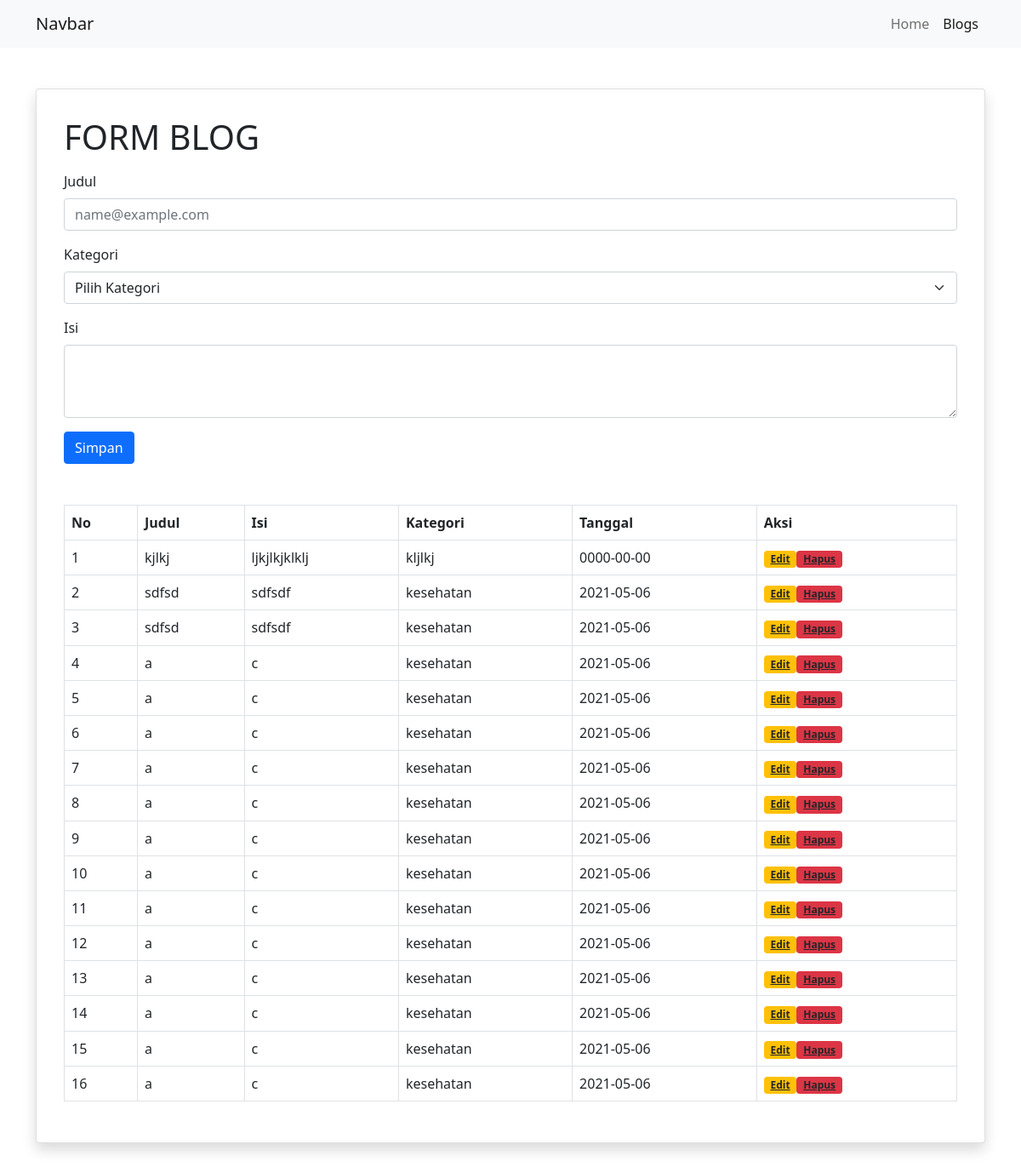
Screenshot of /blogs with the database file from the repository.
### tables this page shows
CREATE TABLE `blog` (
  `id` int(11) NOT NULL AUTO_INCREMENT,
  `judul` varchar(35) DEFAULT NULL,
  `kategori` varchar(35) DEFAULT NULL,
  `isi` text,
  `tgl_blog` date DEFAULT NULL,
  PRIMARY KEY (`id`)
);

### blogs.php (the view, shortened to what this page needs)
<div class="card shadow p-3 mb-5 bg-body rounded">
    <div class="card-body">
        <h1 class="mb-3">FORM BLOG</h1>
        <form class="form" action="" method="post" enctype="multipart/form-data">
            <div class="mb-3">
                <label for="exampleFormControlInput1" class="form-label">Judul</label>
                <input type="text" class="form-control" name="judul" id="exampleFormControlInput1 judul" placeholder="name@example.com">
            </div>
            <div class="mb-3">
                <label for="exampleFormControlInput1" class="form-label">Kategori</label>
                <select class="form-select" aria-label="Default select example" name="kategori">
                    <option selected>Pilih Kategori</option>
                </select>
            </div>
            <div class="mb-3">
                <label for="exampleFormControlTextarea1" class="form-label">Isi</label>
                <textarea class="form-control" name="isi" id="exampleFormControlTextarea1" rows="3"></textarea>
            </div>
            <button type="submit" class="btn btn-primary" name="simpan">Simpan</button>
        </form>
        <?php
        require_once "koneksi.php";
        $sql = "SELECT * FROM blog ";
        $stmt = $conn->prepare($sql);
        $stmt->setFetchMode(PDO::FETCH_OBJ);
        $stmt->execute();
        $data = $stmt->fetchAll();
        ?>
        <table class="table table-bordered mt-5">
            <thead>
                <tr>
                    <th scope="col">No</th>
                    <th scope="col">Judul</th>
                    <th scope="col">Isi</th>
                    <th scope="col">Kategori</th>
                    <th scope="col">Tanggal</th>
                    <th scope="col">Aksi</th>
                </tr>
            </thead>
            <tbody>
                <?php
                $no = 1;
                foreach ($data as $value) {  ?>
                    <tr>
                        <td><?= $no++ ?></td>
                        <td><?= $value->judul ?></td>
                        <td><?= $value->isi ?></td>
                        <td><?= $value->kategori ?></td>
                        <td><?= $value->tgl_blog ?></td>
                        <td> <a href="javascript:;" data-id="<?= $value->id ?>" class="badge bg-warning text-dark edit">Edit</a><a href="" class="badge bg-danger text-dark">Hapus</a> </td>
                    </tr>
                <?php } ?>
            </tbody>
        </table>
    </div>
</div>

### index.php (shortened to what this page needs)
<!doctype html>
<html lang="en">
<head>
    <link href="https://cdn.jsdelivr.net/npm/bootstrap@5.0.0/dist/css/bootstrap.min.css" rel="stylesheet">
</head>
<body>
    <nav class="navbar navbar-expand-lg navbar-light bg-light">
        <div class="container">
            <a class="navbar-brand" href="#">Navbar</a>
            <div class="collapse navbar-collapse" id="navbarNavAltMarkup">
                <div class="navbar-nav ms-auto">
                    <a class="nav-link <?php if (isset($_GET['menu']) and $_GET['menu'] == 'home') {
                                            echo "active";
                                        } ?>" aria-current="page" href="home">Home</a>
                    <a class=" nav-link <?php if (isset($_GET['menu']) and $_GET['menu'] == 'blogs') {
                                            echo "active";
                                        } ?> " href="blogs">Blogs</a>
                </div>
            </div>
        </div>
    </nav>
    <div class="container mt-5">
        <?php
        if (!empty($_GET['menu'])) {
            switch ($_GET['menu']) {
                case 'blogs':
                    include "blogs.php";
                    break;
            }
        } else {
        ?>
            <script type="text/javascript">
                location.replace('/home');
            </script>
        <?php
        }
        ?>
    </div>
</body>
</html>

### rows the page displays
blog: judul "kjlkj", isi "ljkjlkjklklj", kategori "kljlkj", tgl_blog "0000-00-00"
blog: judul "sdfsd", isi "sdfsdf", kategori "kesehatan", tgl_blog "2021-05-06"
blog: judul "sdfsd", isi "sdfsdf", kategori "kesehatan", tgl_blog "2021-05-06"
blog: judul "a", isi "c", kategori "kesehatan", tgl_blog "2021-05-06"
blog: judul "a", isi "c", kategori "kesehatan", tgl_blog "2021-05-06"
blog: judul "a", isi "c", kategori "kesehatan", tgl_blog "2021-05-06"
blog: judul "a", isi "c", kategori "kesehatan", tgl_blog "2021-05-06"
blog: judul "a", isi "c", kategori "kesehatan", tgl_blog "2021-05-06"
blog: judul "a", isi "c", kategori "kesehatan", tgl_blog "2021-05-06"
blog: judul "a", isi "c", kategori "kesehatan", tgl_blog "2021-05-06"
blog: judul "a", isi "c", kategori "kesehatan", tgl_blog "2021-05-06"
blog: judul "a", isi "c", kategori "kesehatan", tgl_blog "2021-05-06"
blog: judul "a", isi "c", kategori "kesehatan", tgl_blog "2021-05-06"
blog: judul "a", isi "c", kategori "kesehatan", tgl_blog "2021-05-06"
blog: judul "a", isi "c", kategori "kesehatan", tgl_blog "2021-05-06"
blog: judul "a", isi "c", kategori "kesehatan", tgl_blog "2021-05-06"
